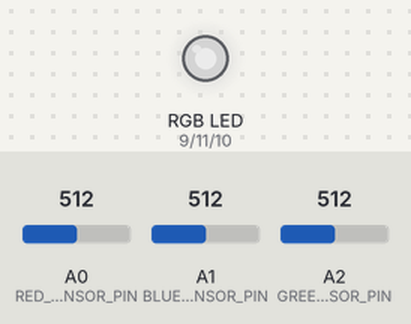
Bench run of a sketch on a simulated Arduino Uno, built with avr-gcc and run on an emulated ATmega328P. Parts: an RGB LED mixed from three pins (HIGH = lit). The inputs (shaded band) are chosen by the test bench; at power-on: A0 (RED_SENSOR_PIN) = 512, A1 (BLUE_SENSOR_PIN) = 512, A2 (GREEN_SENSOR_PIN) = 512. Dim RGB values are drawn brighter than linear; what the sketch prints to the serial monitor is not drawn.

Above: at 1.2 s.
1.3 s: A0 (RED_SENSOR_PIN) set to 407
At 2.1 s:
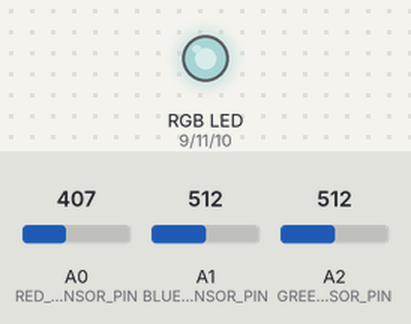
3.3 s: A0 (RED_SENSOR_PIN) set to 388
At 4.7 s:
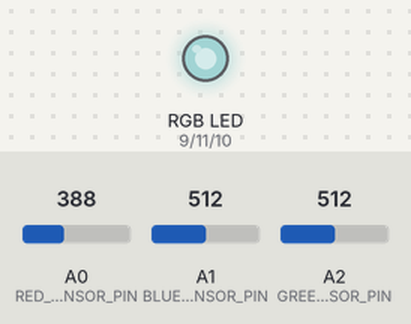
5.1 s: A1 (BLUE_SENSOR_PIN) set to 417
At 6.1 s:
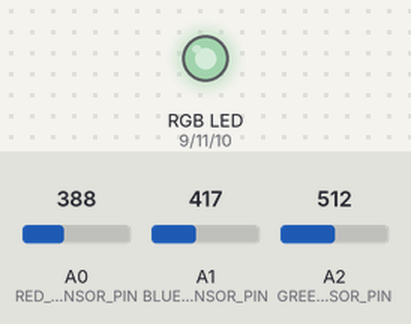
6.9 s: A1 (BLUE_SENSOR_PIN) set to 385
At 7.3 s:
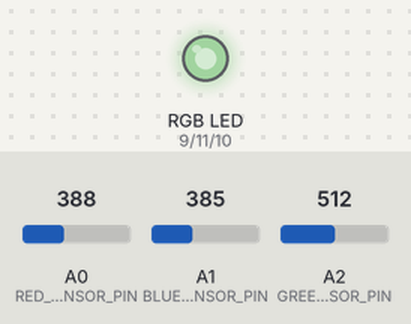
8.7 s: A2 (GREEN_SENSOR_PIN) set to 408
At 9.6 s:
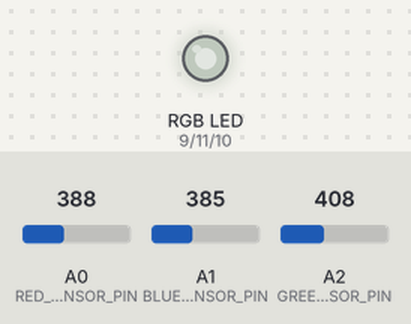
10.5 s: A2 (GREEN_SENSOR_PIN) set to 389
At 11.4 s:
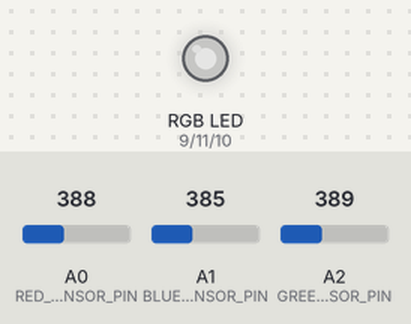
Timing chart, 0 to 13.3 s (numbered marks = the images above; inputs shaded):
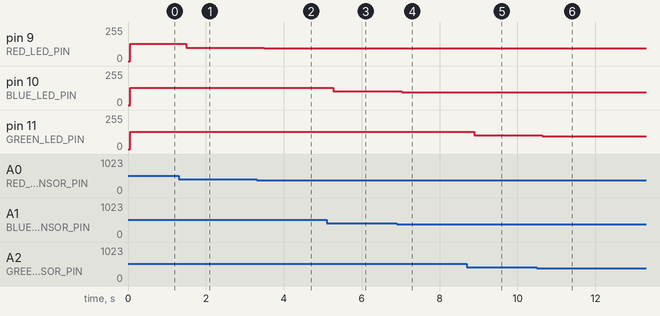

Measured:
- after the input at 1.3 s, pin 9 (RED_LED_PIN): 128/255 → 101/255 after 0.20 s
- after the input at 3.3 s, pin 9 (RED_LED_PIN): 101/255 → 97/255 after 0.20 s
- after the input at 5.1 s, pin 10 (BLUE_LED_PIN): 128/255 → 104/255 after 0.17 s
- after the input at 6.9 s, pin 10 (BLUE_LED_PIN): 104/255 → 96/255 after 0.13 s
- after the input at 8.7 s, pin 11 (GREEN_LED_PIN): 128/255 → 102/255 after 0.19 s
- after the input at 10.5 s, pin 11 (GREEN_LED_PIN): 102/255 → 97/255 after 0.13 s

The sketch:

colour_mixing_lamp.ino
```cpp
/*  colour_mixing_lamp.ino
 *  programmer: Daniel Richardson
 *  Date: 8/1/2016
 *  This is the forth Genuino project from the starter guide.
 *  I have of course made a few improvements on the code.
 *
 *  The general idea of this program is of this code is to take
 *  input from three sensors that change depending on how much
 *  light is cast/blocked from them. Those values are then converted
 *  from a range of 0-1023 coming in, to 0-255 going out. Which control
 *  three LED lights. Causing them to dim and change colour based on the
 *  light in a room.
 */


#define TIMER 5     // 5 milliseconds, used in conjunction with delay()
#define BYTE 9600   // the data size for Serial.begin()
/*  AnalogWrite only uses values between 0-255, the sensor reads from 0 to 1023.
 *  To adjust the input from the sensors to something analogWrite can use, we divide
 *  the sensors' read in data by 4, so that it can then be used by analogWrite() */
#define DOWN_SCALE_VALUE(sensor_in_value) (sensor_in_value) / 4

/* Function prototypes */
void displaySensorValues(void);
void setSenesorValues(void);
void downScaledSensorValues(void);
void displayScaledSensorValues(void);

/* Uno pins */
enum
{
  // Uno digital out pins.
  RED_LED_PIN = 9,
  BLUE_LED_PIN = 10,
  GREEN_LED_PIN = 11,

  // Uno analog in pins.
  RED_SENSOR_PIN = A0,
  BLUE_SENSOR_PIN = A1,
  GREEN_SENSOR_PIN = A2
};

/*  red, green, blue values for LED output
 * after __SensorValue has been divided by four */
int redValue = 0;
int greenValue = 0;
int blueValue = 0;

/* Reads in a value from analog sensor pins (a number between 0-1023). */
int redSensorValue = 0;
int greenSensorValue = 0;
int blueSensorValue = 0;

void setup()
{
  Serial.begin(BYTE);

  pinMode(GREEN_LED_PIN, OUTPUT);
  pinMode(RED_LED_PIN, OUTPUT);
  pinMode(BLUE_LED_PIN, OUTPUT);
}

void loop() {
  setSenesorValues();
  displaySensorValues();

  downScaledSensorValues();
  displayScaledSensorValues();

  writeToLEDS();
}

/*  Get the analog sensor values from their
 *  respective pins and assign them to red,
 *  green and blue SensorValue. */
void setSenesorValues(void)
{
  redSensorValue = analogRead(RED_SENSOR_PIN);
  delay(TIMER);
  greenSensorValue = analogRead(GREEN_SENSOR_PIN);
  delay(TIMER);
  blueSensorValue = analogRead(BLUE_SENSOR_PIN);
}

/* Display the raw sensor data in the Serial Monitor. */
void displaySensorValues(void)
{
  Serial.print("Raw Sensor Values \t red: ");
  Serial.print(redSensorValue);

  Serial.print("\t green: ");
  Serial.print(greenSensorValue);

  Serial.print("\t blue: ");
  Serial.print(blueSensorValue);
}

/*  Analog values of the sensors are too high
 *  and must be reduced for digial output. */
void downScaledSensorValues(void)
{
  redValue = DOWN_SCALE_VALUE(redSensorValue);
  greenValue = DOWN_SCALE_VALUE(greenSensorValue);
  blueValue = DOWN_SCALE_VALUE(blueSensorValue);
}

/* Display usable colour values in Serial Monitor */
void  displayScaledSensorValues(void)
{
  Serial.print("Mapped Sensor Values: /t red: ");
  Serial.print(redValue);

  Serial.print("\t green: ");
  Serial.print(greenValue);

  Serial.print("\t blue: ");
  Serial.print(blueValue);
}

/*  Write output to LEDS, values have been converted
 *  to a range which can be displayed within a digital
 *  range 0-255. */
void writeToLEDS(void)
{
  analogWrite(RED_LED_PIN, redValue);
  analogWrite(GREEN_LED_PIN, greenValue);
  analogWrite(BLUE_LED_PIN, blueValue);
}
```
